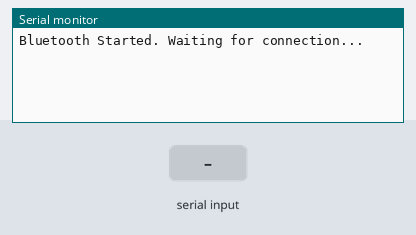
The sketch below on a simulated ESP32. Shown: the last lines printed to the serial monitor. The test bench sets the inputs (shaded band). Nothing arrives over Bluetooth unless stated.

Above: at 1.2 s.
1.3 s: "1" received over the second serial link
At 2.8 s:
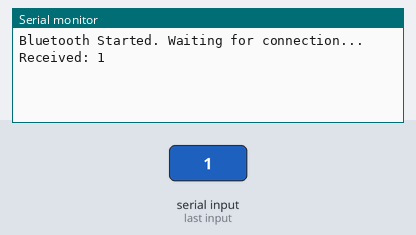
3.8 s: "0" received over the second serial link
At 5.2 s:
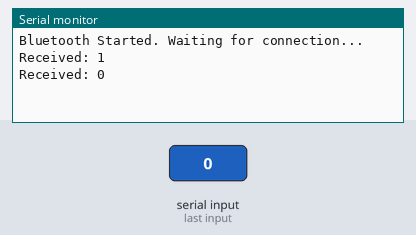
5.3 s: "2" received over the second serial link
At 7.0 s:
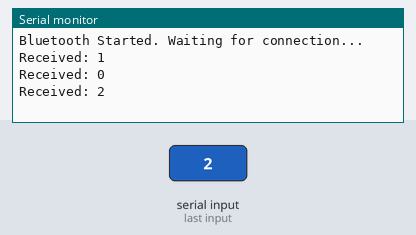

The sketch:

bluetooth.ino
```cpp
#include "BluetoothSerial.h"  // Include Bluetooth library

BluetoothSerial BT;  // Create a BluetoothSerial object

void setup() {
  Serial.begin(115200);  // Start serial communication with PC
  BT.begin("ESP32_Bluetooth");  // Set Bluetooth device name
  Serial.println("Bluetooth Started. Waiting for connection...");
}

void loop() {
  // Check if data is available from Bluetooth
  if (BT.available()) {
    String incoming = BT.readString();  // Read the data
    Serial.print("Received: ");
    Serial.println(incoming);  // Print received data to Serial Monitor

    // Send a response back via Bluetooth
    BT.print("You sent: ");
    BT.println(incoming);
  }
}
```

Measured:
- after the input at 1.3 s, the serial monitor: prints a new line after 1.0 s (image 1)
- after the input at 3.8 s, the serial monitor: prints a new line after 1.0 s (image 2)
- after the input at 5.3 s, the serial monitor: prints a new line after 1.0 s (image 3)
